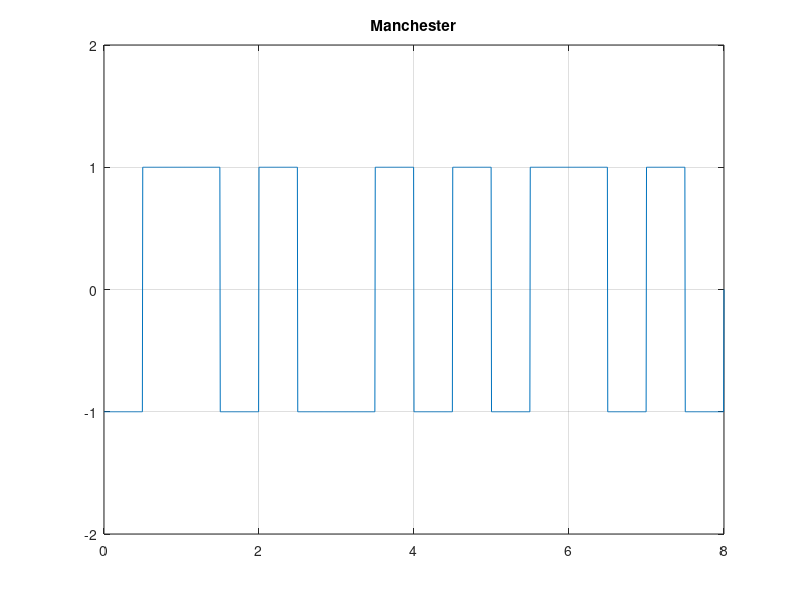

Source code (MATLAB):
%code for Manchester signal

clc;
clear;
%x=[0 1 0 1 0 0 0 1 1 0 1 1 0 0 0 1];
x=[1 0 0 1 1 1 0 0]
T=length(x);
n=100;
bitrate=1;
N=2*n*T;
dt=T/N;
t=0:dt:T;
y=zeros(1,length(t));
    for i=0:1:(T-1);
        if x(i+1)==1
            y(i*2*n+1 : (2*i+1)*n)=-1;
            y((i*2+1)*n+1 : (2*i+2)*n)=1;
        else
            y(i*2*n+1 : (2*i+1)*n)=1;
            y((2*i+1)*n+1 : (2*i+2)*n)=-1;
        end;
    end;
plot(t,y);
axis([0 t(end) -2 2]);
grid on;
title('Manchester');
